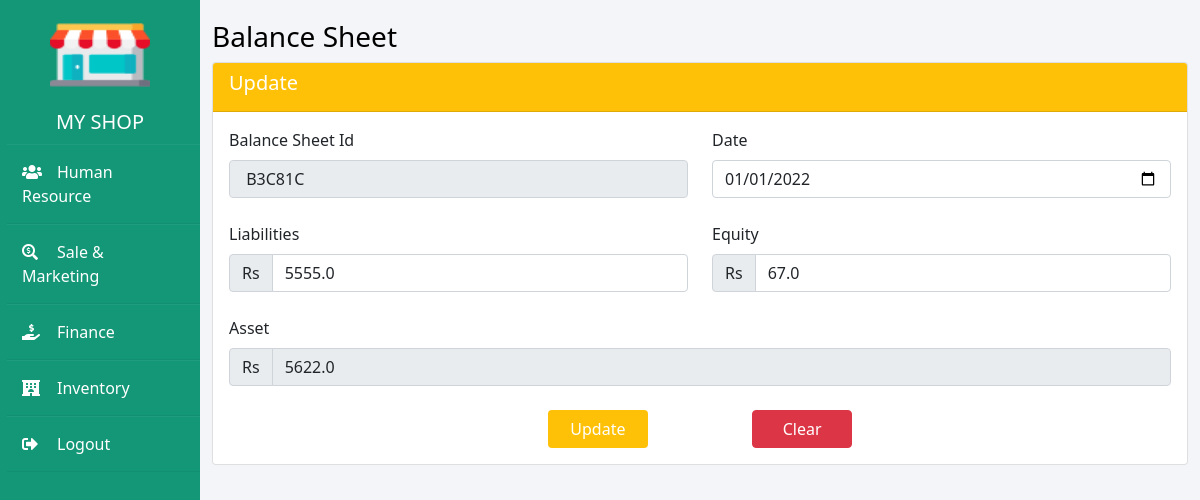
/balance/sheet/update/1, run on the app's committed database.
### balance_sheet/models.py (models this page shows)
class BalanceSheet(models.Model):
    balance_sheet_id = models.CharField(max_length=10)
    date = models.DateField()
    liabilities = models.FloatField()
    equity = models.FloatField()
    asset = models.FloatField()

### balance_sheet/views.py (the view)
# urls.py: path('update/<int:pk>', BalanceSheetUpdateView.as_view(), name='balance_sheet-update'),
class BalanceSheetUpdateView(UpdateView):
    model = BalanceSheet
    template_name = "balance_sheet/balance_sheet-form.html"
    success_url = reverse_lazy('balance_sheet:balance_sheet-list')
    fields = "__all__"

### templates/balance_sheet/balance_sheet-form.html (shortened to what this page needs)
{% extends 'layout/dashboard-layout.html' %}
{% block content %}
    <form action="" method="post" class="needs-validation" novalidate>
        <a href="{% url 'balance_sheet:balance_sheet-list' %}" style="text-decoration: none;color: black"><h3>
            Balance Sheet</h3></a>
        <div class="card rounded">
            <div class="card-header {% if object %} bg-warning {% else %} bg-success {% endif %} ">
                <h5 class="text-white">
                    {% if object %} Update{% else %}New {% endif %}
                </h5>
            </div>
            <div class="card-body">
                <div class="row mb-4">
                    <div class="col">
                        <label for="balance_sheet_id" class="form-label">Balance Sheet Id</label>
                        <input type="text" class="form-control" id="balance_sheet_id"
                               value="{% if object.balance_sheet_id %} {{ object.balance_sheet_id }}{% else %}{{ uid }}{% endif %} "
                               name="balance_sheet_id"
                               readonly>
                    </div>
                    <div class="col">
                        <label for="date" class="form-label">Date</label>
                        <input type="date" class="form-control" id="date" value="{{ object.date |date:'Y-m-d' }}"
                               required
                               name="date">
                    </div>
                </div>
                <div class="row mb-4">
                    <div class="col">
                        <label for="liabilities" class="form-label">Liabilities</label>
                        <div class="input-group has-validation">
                            <span class="input-group-text" id="inputGroupPrepend">Rs</span>
                            <input type="number" class="form-control" id="liabilities"
                                   value="{{ object.liabilities }}" required name="liabilities">
                        </div>
                    </div>
                    <div class="col">
                        <label for="equity" class="form-label">Equity</label>
                        <div class="input-group has-validation">
                            <span class="input-group-text" id="inputGroupPrepend">Rs</span>
                            <input type="number" class="form-control" id="equity"
                                   value="{{ object.equity }}" required name="equity">
                        </div>
                    </div>
                </div>
                <div class="mb-4">
                    <label for="asset" class="form-label">Asset</label>
                    <div class="input-group has-validation">
                        <span class="input-group-text" id="inputGroupPrepend">Rs</span>
                        <input type="number" class="form-control" id="asset"
                               value="{{ object.asset }}" required name="asset" readonly>
                    </div>
                </div>
                <div class="row">
                    <div class=" col text-center justify-content-center align-self-center">
                        <button type="submit"
                                class="btn text-white {% if object %} bg-warning {% else %} bg-success {% endif %}"
                                style="width: 100px; margin-right: 100px">
                            {% if object %} Update{% else %}Save {% endif %}
                        </button>
                        <button type="reset" class="btn btn-danger" style="width: 100px">Clear</button>
                    </div>
                </div>
            </div>
        </div>
    </form>
{% endblock %}

### static_cdn/css/dashboard_style.css (style rules this page uses)
* { margin: 0; padding: 0; box-sizing: border-box; list-style: none; text-decoration: none; }
body { background-color: #f3f5f9; }

### data on the page
BalanceSheet: balance_sheet_id "B3C81C", date "01/01/2022", liabilities "5555.0", equity "67.0", asset "5622.0"
